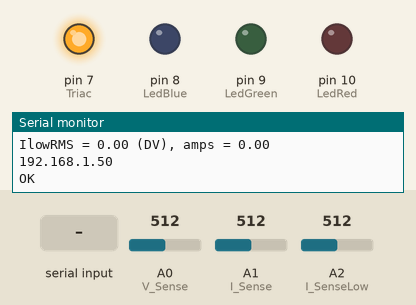
This sketch was run on a simulated Arduino Leonardo, built with avr-gcc and run on an emulated ATmega32U4. Shown: output pins drawn as LEDs (lit = HIGH), the last lines printed to the serial monitor. The inputs (shaded band) are chosen by the test bench; at power-on: A0 (V_Sense) = 512, A1 (I_Sense) = 512, A2 (I_SenseLow) = 512. The modem accepts every AT command (registered, SIM ready, sends succeed) and sends nothing else; pins used as bus, display or sensor lines are not drawn.

Above: at 16.3 s.
16.4 s: "90,45\n" received over the second serial link
At 39.3 s:
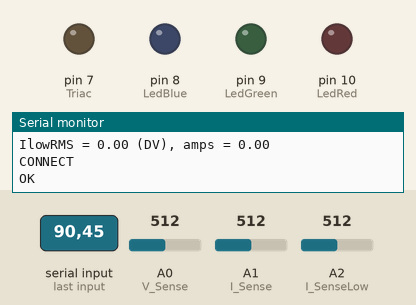
Timing chart, 0 to 39.7 s (numbered marks = the images above; inputs shaded):
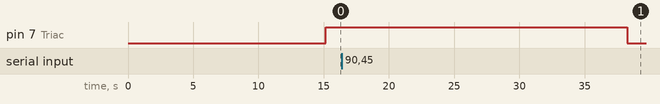

The sketch:

KeewiPCBhttpTry.ino
```cpp
#include "SoftwareSerial.h"

#define SSID        "ATTFBzeiBA"
#define PASSWORD    "btvzks3g48=s"
#define WiFiResetPin 11
#define TIMEOUT     6000 // mS
#define CONTINUE    false
#define HALT        true
//ESP8266 wifi(Serial1, 115200); //some of the modules use 9600, some use 115200. If the WIFI doesn't work, try the other value first!

#define DEST_HOST   "ec2-54-197-129-252.compute-1.amazonaws.com"
#define DEST_IP     "54.197.129.252"
#define RESOURCE    "/keewi/api.php?action=GetStatus&user_id=11"
#define HOST_PORT   80
#define CHECKFREQUENCY  15000  // mS on/off status check frequency
// not including 2 second delay in TCP connection

// change these to float to be accurate at sub-int level
int V_zero = 0;
int I_zero = 0;
int Ilow_zero = 0;
bool switchStatus = false;
float Ilow_cal  = 0.0023; // amp/DV
float I_cal     = 0.0625; // amp/DV
float V_cal     = 1.123;  // volts/DV

int Triac      = 7;
int LedBlue    = 8;
int LedGreen   = 9;
int LedRed     = 10;
int V_Sense    = A0;
int I_Sense    = A1;
int I_SenseLow = A2;

// #define ECHO_COMMANDS // Un-comment to echo AT+ commands to serial monitor

// Print error message and loop stop.
void errorHalt(String msg)
{
  Serial.println(msg);
  Serial.println("HALT");
  while(true){};
}

// Read characters from WiFi module and echo to serial until keyword occurs or timeout.
boolean echoFind(String keyword)
{
  byte current_char   = 0;
  byte keyword_length = keyword.length();

  // Fail if the target string has not been sent by deadline.
  long deadline = millis() + TIMEOUT;
  while(millis() < deadline)
  {
    if (Serial1.available())
    {
      char ch = Serial1.read();
      Serial.write(ch);
      if (ch == keyword[current_char])
        if (++current_char == keyword_length)
        {
          Serial.println();
          return true;
        }
    }
  }
  return false;  // Timed out
}

// Read data from triac status API and return true or false for switch state (on or off)
int echoOnOffState(String keyword)
{
  byte current_char   = 0;
  byte keyword_length = keyword.length();
  int  onOffValue     = 0;
  char myregister[10];
  int  count          = 0;

  // Fail if the target string has not been sent by deadline.
  long deadline = millis() + TIMEOUT;
  while(millis() < deadline)
  {
    if (Serial1.available())
    {
      char ch = Serial1.read();
//      Serial.write(ch);
      if (count < keyword_length)
      {
        myregister[count] = ch;
        count++;
      }
      else
      {
        for (uint8_t i=0; i < count; i++)
        {
          myregister[i] = myregister[i+1];
//          Serial.write(myregister[i]);
        }
        myregister[count] = ch;
//        Serial.write(myregister[count]);
      }
      if (ch == keyword[current_char])
      {
        if (++current_char == keyword_length)  // last char in keyword
        {
//          Serial.println();
          // myregister[0] should hold the # in "#CLOSED", whether 0 or 1
          onOffValue = myregister[0] - '0';  // convert to integer
          return onOffValue;
        }
      }
      else
      {
        current_char = 0;  // prevent from false triggering start of keyword grab
        if (ch == keyword[current_char])  // need to immediately retry in case
        {                                 // this char is the start of keyword
          if (++current_char == keyword_length)  // last char in keyword
          {
//            Serial.println();
            // myregister[0] should hold the # in "#CLOSED", whether 0 or 1
            onOffValue = myregister[0] - '0';  // convert to integer
            return onOffValue;
          }
        }
      }
    } // endif Serial1.available
  }
  return -1;  // Timed out
}

// Read and echo all available module output.
// (Used when we're indifferent to "OK" vs. "no change" responses or to get around firmware bugs.)
void echoFlush()
  {while(Serial1.available()) Serial.write(Serial1.read());}

// Echo module output until 3 newlines encountered.
// (Used when we're indifferent to "OK" vs. "no change" responses.)
void echoSkip()
{
  echoFind("\n");        // Search for nl at end of command echo
  echoFind("\n");        // Search for 2nd nl at end of response.
  echoFind("\n");        // Search for 3rd nl at end of blank line.
}

// Send a command to the module and wait for acknowledgement string
// (or flush module output if no ack specified).
// Echoes all data received to the serial monitor.
boolean echoCommand(String cmd, String ack, boolean halt_on_fail)
{
  Serial1.println(cmd);
  #ifdef ECHO_COMMANDS
    Serial.print("--"); Serial.println(cmd);
  #endif

  // If no ack response specified, skip all available module output.
  if (ack == "")
    echoSkip();
  else
    // Otherwise wait for ack.
    if (!echoFind(ack))          // timed out waiting for ack string
      if (halt_on_fail)
        errorHalt(cmd+" failed");// Critical failure halt.
      else
        return false;            // Let the caller handle it.
  return true;                   // ack blank or ack found
}

// Connect to the specified wireless network.
boolean connectWiFi()
{
  String cmd = "AT+CWJAP=\""; cmd += SSID; cmd += "\",\""; cmd += PASSWORD; cmd += "\"";
  if (echoCommand(cmd, "OK", CONTINUE)) // Join Access Point
  {
    Serial.println("Connected to WiFi.");
    return true;
  }
  else
  {
    Serial.println("Connection to WiFi failed.");
    return false;
  }
}

// ******** SETUP ********
void setup()
{
  pinMode(Triac, OUTPUT);
  pinMode(LedRed, OUTPUT);
  pinMode(LedGreen, OUTPUT);
  pinMode(LedBlue, OUTPUT);

  pinMode(V_Sense,INPUT);
  pinMode(I_Sense,INPUT);
  pinMode(I_SenseLow,INPUT);

  Serial.begin(115200);         // Communication with PC monitor via USB
  Serial1.begin(115200);        // Communication with ESP8266 via TX/RX

  Serial1.setTimeout(TIMEOUT);
  Serial.println("ESP8266 Demo");

  // Determine zero-crossing values of V, I and Ilow
  // TODO: move this to a subroutine that returns the 3 zero numbers
  Serial.println("Averaging ADC samples to determine zero-crossing values.");
  int counter = 0;
  uint32_t V_sum = 0;  // need more than 16 bit cuz sum goes up to ~2.5million
  uint32_t I_sum = 0;
  uint32_t Ilow_sum = 0;
  while(counter<5000){
    V_sum += analogRead(V_Sense);
    I_sum += analogRead(I_Sense);
    Ilow_sum += analogRead(I_SenseLow);
    counter++;
    delayMicroseconds(100);
  }

  V_zero = V_sum / counter;
  I_zero = I_sum / counter;
  Ilow_zero = Ilow_sum / counter;
  Serial.print("Vzero = ");
  Serial.print(V_zero);
  Serial.print(", Izero = ");
  Serial.print(I_zero);
  Serial.print(", Ilowzero = ");
  Serial.print(Ilow_zero);

  pinMode(WiFiResetPin, OUTPUT);
  digitalWrite(WiFiResetPin, HIGH);

  delay(2000);

  echoCommand("AT+RST", "ready", HALT);    // Reset & test if the module is ready
  Serial.println("Module is ready.");
  echoCommand("AT+GMR", "OK", CONTINUE);   // Retrieves the firmware ID (version number) of the module.
  echoCommand("AT+CWMODE?","OK", CONTINUE);// Get module access mode.

  // echoCommand("AT+CWLAP", "OK", CONTINUE); // List available access points - DOESN't WORK FOR ME

  echoCommand("AT+CWMODE=1", "", HALT);    // Station mode
  echoCommand("AT+CIPMUX=0", "", HALT);    // Allow single connection only, no multiplexing

  //connect to the wifi
  boolean connection_established = false;
  for(uint8_t i=0;i<5;i++)
  {
    if(connectWiFi())
    {
      connection_established = true;
      break;
    }
  }
  if (!connection_established) errorHalt("Connection failed");

  delay(5000);

  //echoCommand("AT+CWSAP=?", "OK", CONTINUE); // Test connection
  echoCommand("AT+CIFSR", "", HALT);         // Echo IP address. (Firmware bug - should return "OK".)
  //echoCommand("AT+CIPMUX=0", "", HALT);      // Set single connection mode

}

// ******** LOOP ********
void loop()
{
  Serial.println("Beginning ADC Test.");
  if (switchStatus)
  {
    digitalWrite(Triac, LOW);
    switchStatus = false;
  }
  else
  {
    digitalWrite(Triac, HIGH);
    switchStatus = true;
  }

  float V_value = 0.0, V_sum = 0.0, rms_voltage = 0.0;
  float I_value = 0.0, I_sum = 0.0, rms_current = 0.0;
  float Ilow_value = 0.0, Ilow_sum = 0.0, rms_Ilow = 0.0;
  unsigned long n = 0;
  unsigned long now = millis() + 100;
  while(millis()<now){
    V_value = analogRead(V_Sense) - V_zero;
    I_value = analogRead(I_Sense) - I_zero;
    Ilow_value = analogRead(I_SenseLow) - Ilow_zero;
    Serial.println(Ilow_value);
    V_value *= V_value; // square
    V_sum += V_value;
    I_value *= I_value; // square
    I_sum += I_value;
    Ilow_value *= Ilow_value;
    Ilow_sum += Ilow_value;
    delayMicroseconds(1);
    n++;
  }
  rms_voltage = sqrt(V_sum / n);
  Serial.print("VRMS = ");
  Serial.print(rms_voltage);
  Serial.print(" (DV), volts = ");
  Serial.println(rms_voltage * V_cal);
  rms_current = sqrt(I_sum / n);
  Serial.print("IRMS = ");
  Serial.print(rms_current);
  Serial.print(" (DV), amps = ");
  Serial.println(rms_current * I_cal);
  rms_Ilow = sqrt(Ilow_sum / n);
  Serial.print("IlowRMS = ");
  Serial.print(rms_Ilow);
  Serial.print(" (DV), amps = ");
  Serial.println(rms_Ilow * Ilow_cal);

  String cmd;
  // Establish TCP connection
  cmd = "AT+CIPSTART=\"TCP\",\""; cmd += DEST_IP; cmd += "\",80";
  if (!echoCommand(cmd, "OK", CONTINUE)) return;
  delay(2000);

  // Get connection status
  if (!echoCommand("AT+CIPSTATUS", "OK", CONTINUE)) return;

  // Build HTTP request.
  cmd = "GET "; cmd += RESOURCE; cmd += " HTTP/1.1\r\nHost: "; cmd += DEST_HOST; cmd += ":80\r\n\r\n";

  // Ready the module to receive raw data
  if (!echoCommand("AT+CIPSEND="+String(cmd.length()), ">", CONTINUE))
  {
    echoCommand("AT+CIPCLOSE", "", CONTINUE);
    Serial.println("Connection timeout.");
    return;
  }

  // Send the raw HTTP request
  echoCommand(cmd, "OK", CONTINUE);  // GET

//  String  data;
  int     statusValue;
  String  out = "statusValue = ";

  // Loop forever echoing data received from destination server.
  while (Serial1.available())
  {  // Need the integer (0 or 1) immediately prior to this: "0,CLOSED"
    statusValue = echoOnOffState("CLOSED");
    if (statusValue == 1)
      digitalWrite(Triac, HIGH);
    else if (statusValue == 0)
      digitalWrite(Triac, LOW);

    out += String(statusValue);
    Serial.println(out);
    while (Serial1.available())
    {
      Serial.write(Serial1.read());
    }
  }

  delay(CHECKFREQUENCY);
//  errorHalt("ONCE ONLY");
}
```
